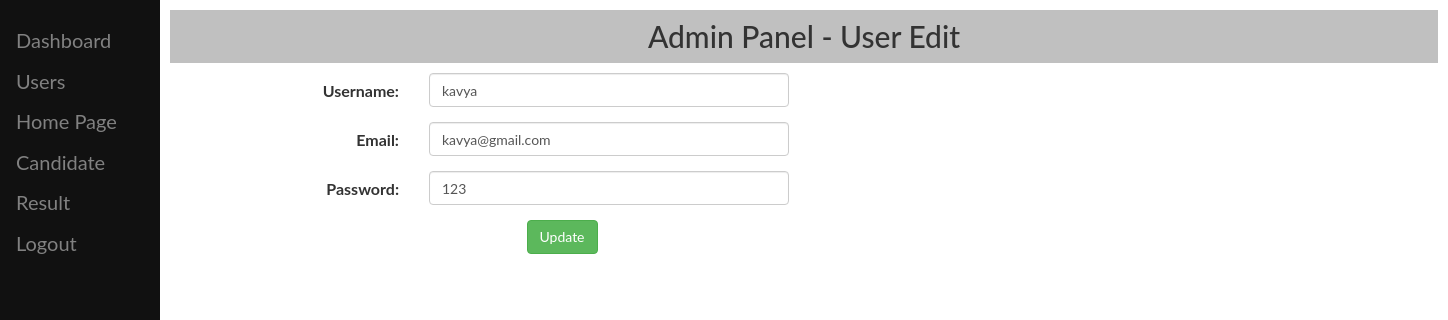
Screenshot of /admin/user_edit.php?edit=6 with the database file from the repository.
### tables this page shows
CREATE TABLE `user_details` (
  `user_id` int(10) NOT NULL,
  `user_name` varchar(100) NOT NULL,
  `user_email` varchar(100) NOT NULL,
  `user_pass` varchar(100) NOT NULL,
  `user_ph` varchar(100) NOT NULL,
  `user_course` varchar(100) NOT NULL,
  `user_sem` varchar(100) NOT NULL,
  `user_reg` varchar(100) NOT NULL,
  `user_gen` varchar(100) NOT NULL
);

### admin/user_edit.php (the view, shortened to what this page needs)
<?php
   $connect = mysqli_connect('localhost', 'root', '', 'aca_votingdb');
?>
<!DOCTYPE html>
<html lang="en">
<head>
		<link rel="stylesheet" href="../bootstrap/bootstrap.min.css">
	</head>
	<body>
		<div class="sidenav">
			<a href="main.php">Dashboard</a>
			<a href="users.php">Users</a>
			<a href="home_edit.php">Home Page</a>
			<a href="candidate_edit.php">Candidate</a>
			<a href="result_edit.php">Result</a>
			<a href="index.php">Logout</a>
		</div>
		<div class="main">
		  <h2 style="background-color:silver; padding:10px; text-align:center; margin-top:10px;">Admin Panel - User Edit </h2>
			<?php
				$edit_rec = $_GET['edit'];
				$query = "SELECT * FROM user_details WHERE user_id ='$edit_rec'";
				$result = mysqli_query($connect, $query);
					while($row = mysqli_fetch_array($result)) {
			?>
				<div class="container">
				  <form class="form-horizontal" action="user_edit.php" method="POST">
					<div class="form-group">
					  <label class="control-label col-sm-2" for="email">Username:</label>
					  <div class="col-sm-4">
						<input type="text" class="form-control" id="username" name="username" value="<?php echo $row['user_name']; ?>">
					  </div>
					</div>
					<div class="form-group">
					  <label class="control-label col-sm-2" for="email">Email:</label>
					  <div class="col-sm-4">
						<input type="email" class="form-control" id="email" name="email" value="<?php echo $row['user_email']; ?>">
					  </div>
					</div>
					<div class="form-group">
					  <label class="control-label col-sm-2" for="pwd">Password:</label>
					  <div class="col-sm-4">
						<input type="text" class="form-control" id="password" name="password" value="<?php echo $row['user_pass']; ?>">
					  </div>
					</div>
					<div class="form-group">
					  <div class="col-sm-offset-3 col-sm-10">
						<input name="btn_update" class="btn btn-success" type="submit" value="Update"/>
					  </div>
					</div>
				  </form>
				</div>
			<?php } ?>
	</body>
</html>

### admin/user_edit.php (style rules this page uses)
body { font-family: "Lato", sans-serif; }
.sidenav { height: 100%; width: 160px; position: fixed; z-index: 1; top: 0; left: 0; background-color: #111; overflow-x: hidden; padding-top: 20px; }
.sidenav a { padding: 6px 8px 6px 16px; text-decoration: none; font-size: 20px; color: #818181; display: block; }
.main { margin-left: 160px; font-size: 16px; padding: 0px 10px; }

### rows the page displays
user_details: username "kavya", email "kavya@gmail.com", password "123"
